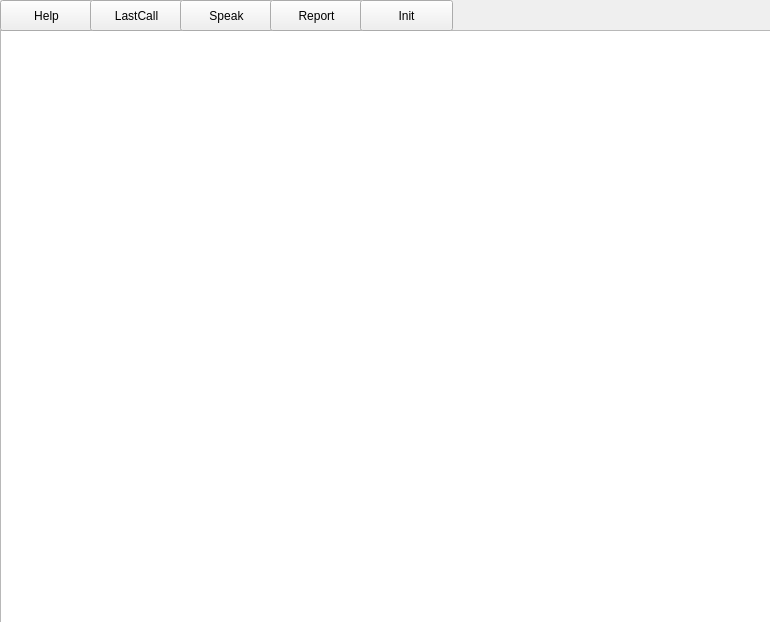
<?xml version="1.0" encoding="UTF-8"?>
<ui version="4.0">
 <class>Form</class>
 <widget class="QWidget" name="Form">
  <property name="geometry">
   <rect>
    <x>0</x>
    <y>0</y>
    <width>770</width>
    <height>622</height>
   </rect>
  </property>
  <property name="windowTitle">
   <string>CallerID</string>
  </property>
  <property name="windowIcon">
   <iconset>
    <normaloff>icon.ico</normaloff>icon.ico</iconset>
  </property>
  <widget class="QPlainTextEdit" name="plainTextEdit">
   <property name="geometry">
    <rect>
     <x>0</x>
     <y>30</y>
     <width>781</width>
     <height>601</height>
    </rect>
   </property>
   <property name="font">
    <font>
     <family>Arial</family>
     <pointsize>16</pointsize>
     <weight>75</weight>
     <bold>true</bold>
    </font>
   </property>
  </widget>
  <widget class="QPushButton" name="Help_Button">
   <property name="geometry">
    <rect>
     <x>0</x>
     <y>0</y>
     <width>93</width>
     <height>31</height>
    </rect>
   </property>
   <property name="text">
    <string>Help</string>
   </property>
  </widget>
  <widget class="QPushButton" name="LastCall_Button">
   <property name="geometry">
    <rect>
     <x>90</x>
     <y>0</y>
     <width>93</width>
     <height>31</height>
    </rect>
   </property>
   <property name="text">
    <string>LastCall</string>
   </property>
  </widget>
  <widget class="QPushButton" name="Speak_Button">
   <property name="geometry">
    <rect>
     <x>180</x>
     <y>0</y>
     <width>93</width>
     <height>31</height>
    </rect>
   </property>
   <property name="text">
    <string>Speak</string>
   </property>
  </widget>
  <widget class="QPushButton" name="Report_Button">
   <property name="geometry">
    <rect>
     <x>270</x>
     <y>0</y>
     <width>93</width>
     <height>31</height>
    </rect>
   </property>
   <property name="text">
    <string>Report</string>
   </property>
  </widget>
  <widget class="QPushButton" name="Init_Button">
   <property name="geometry">
    <rect>
     <x>360</x>
     <y>0</y>
     <width>93</width>
     <height>31</height>
    </rect>
   </property>
   <property name="text">
    <string>Init</string>
   </property>
  </widget>
 </widget>
 <resources/>
 <connections/>
</ui>
